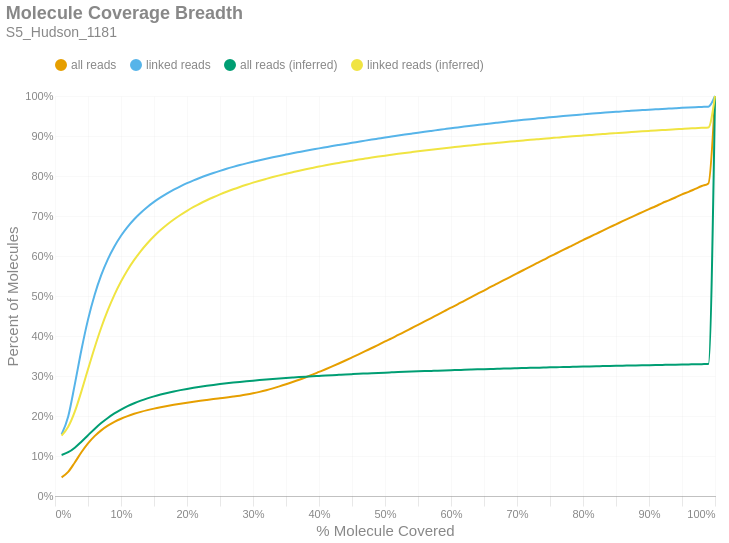

Here is the notebook cell this chart was saved with:
### Markdown cell above
### Molecule Read Coverage
This chart shows molecule coverage breadth as computed by the number of bases aligned to that molecule. In other words, "*how much of each unique long molecule is actually sequenced/aligned?*" Keep in mind there is a distinction between sequences and alignments, since some sequences belonging to a particular molecule may not align well and wouldn't appear in the alignment data. This chart also shows molecule coverage breadth as computed by the *inferred fragment* from which the aligned sequences originate. Unlike read coverage, this calculation takes into account the total insert size, including unsequenced gaps between the forward and reverse reads. Like the previous figures, these are cumulative percents.

### Code cell
if SKIPLR:
    print_html(f"Skipped")
else:
    binned_df = consolidated_hist(valids['coverage_bp'], mask, 0.01, True)
    binned_df_inf = consolidated_hist(valids['coverage_inserts'], mask, 0.01, True)
    binned_df = binned_df.with_columns(pl.lit(binned_df_inf['all reads (cumsum)']).alias('all reads (inferred)'))
    binned_df = binned_df.with_columns(pl.lit(binned_df_inf['linked reads (cumsum)']).alias('linked reads (inferred)'))
    binned_df = binned_df.with_columns(
        (pl.col('bin').cast(pl.Float64) + 0.01).alias('right_edge')
    )

    with SafeRender(binned_df):
        (
            density_plot(binned_df, 'Molecule Coverage Breadth', samplename, 'molcov', ['all reads (inferred)','linked reads (inferred)'])
            .encode(
                #x=alt.X('bin:Q', title="% Molecule Covered").axis(format = '%').scale(padding=0),
                x=alt.X('right_edge:Q', title="% Molecule Covered").axis(format='%').scale(padding=0),
                y=alt.Y('value:Q', title='Percent of Molecules')
                    .axis(format='%')
                    .stack(False)
                    .scale(domainMin=0, padding=0),
                color=alt.Color("key:N").scale(domain = ["all reads", "linked reads", "all reads (inferred)", "linked reads (inferred)"]),
                tooltip = [
                    alt.Tooltip("key:N", title = "Data Type"),
                    alt.Tooltip("range_label:N", title="% Molecule Covered"),
                    alt.Tooltip("value:Q", format = ".2%", title="% Molecules")
                ]
            )
        ).display()

### Figure 1 — Vega-Lite specification as saved in the notebook (floating-point values rounded to 4 significant figures)
{"width": "container", "height": 400, "config": {"title": {"anchor": "start", "dy": -15, "fontSize": 18, "color": "#888888", "subtitleColor": "#888888", "subtitleFontSize": 14}, "arc": {"fill": "#0072B2"}, "axis": {"domainColor": "#888888", "domainWidth": 0.5, "gridWidth": 0.2, "grid": false, "titleFontWeight": 400, "titleFontSize": 15, "labelFontSize": 11, "labelColor": "#888888", "tickColor": "#888888", "tickWidth": 0.2, "titleColor": "#888888"}, "axisBand": {"grid": false}, "axisX": {"grid": true, "tickSize": 10, "domainCap": "round"}, "axisY": {"domain": false, "grid": true, "tickSize": 0, "domainCap": "round"}, "background": "transparent", "header": {"labelFontSize": 15, "labelColor": "#888888", "titleFontSize": 15, "titleFontWeight": 600, "titleColor": "#888888"}, "legend": {"labelFont": "sans-serif", "labelFontSize": 12, "labelColor": "#888888", "symbolSize": 100, "symbolType": "circle", "titleFontSize": 12, "titlePadding": 10, "titleColor": "#888888", "title": null, "orient": "top"}, "range": {"category": ["#E69F00", "#56B4E9", "#009E73", "#F0E442", "#0072B2", "#D55E00", "#CC79A7", "#000000"], "diverging": ["#cfe8f3", "#a2d4ec", "#73bfe2", "#46abdb", "#1696d2", "#12719e"]}, "area": {"fill": "#0072B2", "fillOpacity": 0.7, "line": true, "strokeOpacity": 0.7}, "line": {"color": "#0072B2", "stroke": "#0072B2", "strokeWidth": 2}, "trail": {"color": "#0072B2", "stroke": "#0072B2", "strokeWidth": 0, "size": 1}, "point": {"filled": true, "fillOpacity": 1.0, "size": 95}, "text": {"color": "#888888", "fontSize": 11, "align": "right", "fontWeight": 400, "size": 11}, "bar": {"fill": "#0072B2", "stroke": null}, "view": {"stroke": null, "continuousWidth": 660, "continuousHeight": 400}}, "data": {"name": "data-e2b02056af3b9823d582c91003e33ebb"}, "mark": {"type": "line", "interpolate": "monotone", "point": {"opacity": 0, "size": 275}}, "encoding": {"color": {"field": "key", "scale": {"domain": ["all reads", "linked reads", "all reads (inferred)", "linked reads (inferred)"]}, "type": "nominal"}, "tooltip": [{"field": "key", "title": "Data Type", "type": "nominal"}, {"field": "range_label", "title": "% Molecule Covered", "type": "nominal"}, {"field": "value", "format": ".2%", "title": "% Molecules", "type": "quantitative"}], "x": {"axis": {"format": "%"}, "field": "right_edge", "scale": {"padding": 0}, "title": "% Molecule Covered", "type": "quantitative"}, "y": {"axis": {"format": "%"}, "field": "value", "scale": {"domainMin": 0, "padding": 0}, "stack": false, "title": "Percent of Molecules", "type": "quantitative"}}, "params": [{"name": "param_c36ac31b6afebe62", "select": {"type": "point", "fields": ["key"]}, "bind": "legend"}], "title": {"text": "Molecule Coverage Breadth", "subtitle": "S5_Hudson_1181"}, "transform": [{"fold": ["all reads (cumsum)", "linked reads (cumsum)", "all reads (inferred)", "linked reads (inferred)"]}, {"calculate": "replace(datum.key, ' (cumsum)', '')", "as": "key"}, {"filter": {"param": "param_c36ac31b6afebe62"}}], "usermeta": {"embedOptions": {"downloadFileName": "S5_Hudson_1181.molcov"}}, "$schema": "https://vega.github.io/schema/vega-lite/v6.1.0.json", "datasets": {"data-e2b02056af3b9823d582c91003e33ebb": [{"bin": "0.0", "interval": "0.0-0.01", "all reads": 0.04666, "linked reads": 0.1539, "all reads (cumsum)": 0.04666, "linked reads (cumsum)": 0.1539, "range_label": "0.0-0.01", "all reads (inferred)": 0.1025, "linked reads (inferred)": 0.1508, "right_edge": 0.01}, {"bin": "0.01", "interval": "0.01-0.02", "all reads": 0.01352, "linked reads": 0.04484, "all reads (cumsum)": 0.06018, "linked reads (cumsum)": 0.1988, "range_label": "0.01-0.02", "all reads (inferred)": 0.1094, "linked reads (inferred)": 0.1729, "right_edge": 0.02}, {"bin": "0.02", "interval": "0.02-0.03", "all reads": 0.02372, "linked reads": 0.08018, "all reads (cumsum)": 0.0839, "linked reads (cumsum)": 0.2789, "range_label": "0.02-0.03", "all reads (inferred)": 0.1208, "linked reads (inferred)": 0.2108, "right_edge": 0.03}, {"bin": "0.03", "interval": "0.03-0.04", "all reads": 0.02534, "linked reads": 0.0861, "all reads (cumsum)": 0.1092, "linked reads (cumsum)": 0.365, "range_label": "0.03-0.04", "all reads (inferred)": 0.1358, "linked reads (inferred)": 0.2616, "right_edge": 0.04}, {"bin": "0.04", "interval": "0.04-0.05", "all reads": 0.02228, "linked reads": 0.0759, "all reads (cumsum)": 0.1315, "linked reads (cumsum)": 0.4409, "range_label": "0.04-0.05", "all reads (inferred)": 0.152, "linked reads (inferred)": 0.3168, "right_edge": 0.05}, {"bin": "0.05", "interval": "0.05-0.06", "all reads": 0.0181, "linked reads": 0.06165, "all reads (cumsum)": 0.1496, "linked reads (cumsum)": 0.5026, "range_label": "0.05-0.06", "all reads (inferred)": 0.1678, "linked reads (inferred)": 0.3708, "right_edge": 0.06}, {"bin": "0.06", "interval": "0.06-0.07", "all reads": 0.01449, "linked reads": 0.04938, "all reads (cumsum)": 0.1641, "linked reads (cumsum)": 0.552, "range_label": "0.06-0.07", "all reads (inferred)": 0.1823, "linked reads (inferred)": 0.4206, "right_edge": 0.07}, {"bin": "0.07", "interval": "0.07-0.08", "all reads": 0.01166, "linked reads": 0.03964, "all reads (cumsum)": 0.1758, "linked reads (cumsum)": 0.5916, "range_label": "0.07-0.08", "all reads (inferred)": 0.1951, "linked reads (inferred)": 0.4644, "right_edge": 0.08}, {"bin": "0.08", "interval": "0.08-0.09", "all reads": 0.009468, "linked reads": 0.03209, "all reads (cumsum)": 0.1852, "linked reads (cumsum)": 0.6237, "range_label": "0.08-0.09", "all reads (inferred)": 0.2064, "linked reads (inferred)": 0.503, "right_edge": 0.09}, {"bin": "0.09", "interval": "0.09-0.1", "all reads": 0.007917, "linked reads": 0.02679, "all reads (cumsum)": 0.1932, "linked reads (cumsum)": 0.6505, "range_label": "0.09-0.1", "all reads (inferred)": 0.2161, "linked reads (inferred)": 0.5363, "right_edge": 0.1}, {"bin": "0.1", "interval": "0.1-0.11", "all reads": 0.006658, "linked reads": 0.02242, "all reads (cumsum)": 0.1998, "linked reads (cumsum)": 0.6729, "range_label": "0.1-0.11", "all reads (inferred)": 0.2245, "linked reads (inferred)": 0.5652, "right_edge": 0.11}, {"bin": "0.11", "interval": "0.11-0.12", "all reads": 0.005628, "linked reads": 0.01892, "all reads (cumsum)": 0.2054, "linked reads (cumsum)": 0.6918, "range_label": "0.11-0.12", "all reads (inferred)": 0.2318, "linked reads (inferred)": 0.5902, "right_edge": 0.12}, {"bin": "0.12", "interval": "0.12-0.13", "all reads": 0.00488, "linked reads": 0.01634, "all reads (cumsum)": 0.2103, "linked reads (cumsum)": 0.7082, "range_label": "0.12-0.13", "all reads (inferred)": 0.2383, "linked reads (inferred)": 0.6124, "right_edge": 0.13}, {"bin": "0.13", "interval": "0.13-0.14", "all reads": 0.004319, "linked reads": 0.01442, "all reads (cumsum)": 0.2146, "linked reads (cumsum)": 0.7226, "range_label": "0.13-0.14", "all reads (inferred)": 0.244, "linked reads (inferred)": 0.6319, "right_edge": 0.14}, {"bin": "0.14", "interval": "0.14-0.15", "all reads": 0.00384, "linked reads": 0.0127, "all reads (cumsum)": 0.2185, "linked reads (cumsum)": 0.7353, "range_label": "0.14-0.15", "all reads (inferred)": 0.2491, "linked reads (inferred)": 0.6493, "right_edge": 0.15}, {"bin": "0.15", "interval": "0.15-0.16", "all reads": 0.003412, "linked reads": 0.01118, "all reads (cumsum)": 0.2219, "linked reads (cumsum)": 0.7465, "range_label": "0.15-0.16", "all reads (inferred)": 0.2536, "linked reads (inferred)": 0.6648, "right_edge": 0.16}, {"bin": "0.16", "interval": "0.16-0.17", "all reads": 0.00314, "linked reads": 0.01018, "all reads (cumsum)": 0.225, "linked reads (cumsum)": 0.7567, "range_label": "0.16-0.17", "all reads (inferred)": 0.2577, "linked reads (inferred)": 0.6787, "right_edge": 0.17}, {"bin": "0.17", "interval": "0.17-0.18", "all reads": 0.00289, "linked reads": 0.009187, "all reads (cumsum)": 0.2279, "linked reads (cumsum)": 0.7658, "range_label": "0.17-0.18", "all reads (inferred)": 0.2613, "linked reads (inferred)": 0.6912, "right_edge": 0.18}, {"bin": "0.18", "interval": "0.18-0.19", "all reads": 0.002718, "linked reads": 0.008446, "all reads (cumsum)": 0.2306, "linked reads (cumsum)": 0.7743, "range_label": "0.18-0.19", "all reads (inferred)": 0.2647, "linked reads (inferred)": 0.7025, "right_edge": 0.19}, {"bin": "0.19", "interval": "0.19-0.2", "all reads": 0.002561, "linked reads": 0.007798, "all reads (cumsum)": 0.2332, "linked reads (cumsum)": 0.7821, "range_label": "0.19-0.2", "all reads (inferred)": 0.2677, "linked reads (inferred)": 0.7129, "right_edge": 0.2}, {"bin": "0.2", "interval": "0.2-0.21", "all reads": 0.002402, "linked reads": 0.00715, "all reads (cumsum)": 0.2356, "linked reads (cumsum)": 0.7892, "range_label": "0.2-0.21", "all reads (inferred)": 0.2705, "linked reads (inferred)": 0.7225, "right_edge": 0.21}, {"bin": "0.21", "interval": "0.21-0.22", "all reads": 0.002272, "linked reads": 0.006492, "all reads (cumsum)": 0.2379, "linked reads (cumsum)": 0.7957, "range_label": "0.21-0.22", "all reads (inferred)": 0.2731, "linked reads (inferred)": 0.7313, "right_edge": 0.22}, {"bin": "0.22", "interval": "0.22-0.23", "all reads": 0.0022, "linked reads": 0.006086, "all reads (cumsum)": 0.2401, "linked reads (cumsum)": 0.8018, "range_label": "0.22-0.23", "all reads (inferred)": 0.2755, "linked reads (inferred)": 0.7394, "right_edge": 0.23}, {"bin": "0.23", "interval": "0.23-0.24", "all reads": 0.00217, "linked reads": 0.005767, "all reads (cumsum)": 0.2422, "linked reads (cumsum)": 0.8076, "range_label": "0.23-0.24", "all reads (inferred)": 0.2777, "linked reads (inferred)": 0.7469, "right_edge": 0.24}, {"bin": "0.24", "interval": "0.24-0.25", "all reads": 0.002111, "linked reads": 0.005322, "all reads (cumsum)": 0.2444, "linked reads (cumsum)": 0.8129, "range_label": "0.24-0.25", "all reads (inferred)": 0.2798, "linked reads (inferred)": 0.754, "right_edge": 0.25}, {"bin": "0.25", "interval": "0.25-0.26", "all reads": 0.002104, "linked reads": 0.005092, "all reads (cumsum)": 0.2465, "linked reads (cumsum)": 0.818, "range_label": "0.25-0.26", "all reads (inferred)": 0.2817, "linked reads (inferred)": 0.7606, "right_edge": 0.26}, {"bin": "0.26", "interval": "0.26-0.27", "all reads": 0.002134, "linked reads": 0.00476, "all reads (cumsum)": 0.2486, "linked reads (cumsum)": 0.8228, "range_label": "0.26-0.27", "all reads (inferred)": 0.2835, "linked reads (inferred)": 0.7668, "right_edge": 0.27}, {"bin": "0.27", "interval": "0.27-0.28", "all reads": 0.002295, "linked reads": 0.00458, "all reads (cumsum)": 0.2509, "linked reads (cumsum)": 0.8273, "range_label": "0.27-0.28", "all reads (inferred)": 0.2853, "linked reads (inferred)": 0.7727, "right_edge": 0.28}, {"bin": "0.28", "interval": "0.28-0.29", "all reads": 0.002665, "linked reads": 0.004229, "all reads (cumsum)": 0.2536, "linked reads (cumsum)": 0.8316, "range_label": "0.28-0.29", "all reads (inferred)": 0.2869, "linked reads (inferred)": 0.7782, "right_edge": 0.29}, {"bin": "0.29", "interval": "0.29-0.3", "all reads": 0.003163, "linked reads": 0.00403, "all reads (cumsum)": 0.2567, "linked reads (cumsum)": 0.8356, "range_label": "0.29-0.3", "all reads (inferred)": 0.2884, "linked reads (inferred)": 0.7833, "right_edge": 0.3}, {"bin": "0.3", "interval": "0.3-0.31", "all reads": 0.003651, "linked reads": 0.003857, "all reads (cumsum)": 0.2604, "linked reads (cumsum)": 0.8394, "range_label": "0.3-0.31", "all reads (inferred)": 0.2898, "linked reads (inferred)": 0.7883, "right_edge": 0.31}, {"bin": "0.31", "interval": "0.31-0.32", "all reads": 0.004112, "linked reads": 0.003741, "all reads (cumsum)": 0.2645, "linked reads (cumsum)": 0.8432, "range_label": "0.31-0.32", "all reads (inferred)": 0.2912, "linked reads (inferred)": 0.7929, "right_edge": 0.32}, {"bin": "0.32", "interval": "0.32-0.33", "all reads": 0.004572, "linked reads": 0.003573, "all reads (cumsum)": 0.2691, "linked reads (cumsum)": 0.8468, "range_label": "0.32-0.33", "all reads (inferred)": 0.2925, "linked reads (inferred)": 0.7973, "right_edge": 0.33}, {"bin": "0.33", "interval": "0.33-0.34", "all reads": 0.00492, "linked reads": 0.003437, "all reads (cumsum)": 0.274, "linked reads (cumsum)": 0.8502, "range_label": "0.33-0.34", "all reads (inferred)": 0.2938, "linked reads (inferred)": 0.8016, "right_edge": 0.34}, {"bin": "0.34", "interval": "0.34-0.35", "all reads": 0.005281, "linked reads": 0.003334, "all reads (cumsum)": 0.2793, "linked reads (cumsum)": 0.8535, "range_label": "0.34-0.35", "all reads (inferred)": 0.295, "linked reads (inferred)": 0.8056, "right_edge": 0.35}, {"bin": "0.35", "interval": "0.35-0.36", "all reads": 0.005623, "linked reads": 0.003315, "all reads (cumsum)": 0.2849, "linked reads (cumsum)": 0.8568, "range_label": "0.35-0.36", "all reads (inferred)": 0.2961, "linked reads (inferred)": 0.8095, "right_edge": 0.36}, {"bin": "0.36", "interval": "0.36-0.37", "all reads": 0.005881, "linked reads": 0.003139, "all reads (cumsum)": 0.2908, "linked reads (cumsum)": 0.86, "range_label": "0.36-0.37", "all reads (inferred)": 0.2972, "linked reads (inferred)": 0.8133, "right_edge": 0.37}, {"bin": "0.37", "interval": "0.37-0.38", "all reads": 0.006223, "linked reads": 0.003109, "all reads (cumsum)": 0.297, "linked reads (cumsum)": 0.8631, "range_label": "0.37-0.38", "all reads (inferred)": 0.2983, "linked reads (inferred)": 0.8169, "right_edge": 0.38}, {"bin": "0.38", "interval": "0.38-0.39", "all reads": 0.006409, "linked reads": 0.00295, "all reads (cumsum)": 0.3034, "linked reads (cumsum)": 0.866, "range_label": "0.38-0.39", "all reads (inferred)": 0.2993, "linked reads (inferred)": 0.8203, "right_edge": 0.39}, {"bin": "0.39", "interval": "0.39-0.4", "all reads": 0.006765, "linked reads": 0.002992, "all reads (cumsum)": 0.3102, "linked reads (cumsum)": 0.869, "range_label": "0.39-0.4", "all reads (inferred)": 0.3003, "linked reads (inferred)": 0.8235, "right_edge": 0.4}, {"bin": "0.4", "interval": "0.4-0.41", "all reads": 0.006772, "linked reads": 0.002887, "all reads (cumsum)": 0.3169, "linked reads (cumsum)": 0.8719, "range_label": "0.4-0.41", "all reads (inferred)": 0.3012, "linked reads (inferred)": 0.8268, "right_edge": 0.41}, {"bin": "0.41", "interval": "0.41-0.42", "all reads": 0.007062, "linked reads": 0.002868, "all reads (cumsum)": 0.324, "linked reads (cumsum)": 0.8748, "range_label": "0.41-0.42", "all reads (inferred)": 0.3021, "linked reads (inferred)": 0.8298, "right_edge": 0.42}, {"bin": "0.42", "interval": "0.42-0.43", "all reads": 0.007281, "linked reads": 0.002762, "all reads (cumsum)": 0.3313, "linked reads (cumsum)": 0.8776, "range_label": "0.42-0.43", "all reads (inferred)": 0.303, "linked reads (inferred)": 0.8327, "right_edge": 0.43}, {"bin": "0.43", "interval": "0.43-0.44", "all reads": 0.00743, "linked reads": 0.002723, "all reads (cumsum)": 0.3387, "linked reads (cumsum)": 0.8803, "range_label": "0.43-0.44", "all reads (inferred)": 0.3038, "linked reads (inferred)": 0.8355, "right_edge": 0.44}, {"bin": "0.44", "interval": "0.44-0.45", "all reads": 0.00766, "linked reads": 0.002784, "all reads (cumsum)": 0.3464, "linked reads (cumsum)": 0.8831, "range_label": "0.44-0.45", "all reads (inferred)": 0.3047, "linked reads (inferred)": 0.8383, "right_edge": 0.45}, {"bin": "0.45", "interval": "0.45-0.46", "all reads": 0.007766, "linked reads": 0.002655, "all reads (cumsum)": 0.3541, "linked reads (cumsum)": 0.8857, "range_label": "0.45-0.46", "all reads (inferred)": 0.3055, "linked reads (inferred)": 0.841, "right_edge": 0.46}, {"bin": "0.46", "interval": "0.46-0.47", "all reads": 0.007844, "linked reads": 0.002695, "all reads (cumsum)": 0.362, "linked reads (cumsum)": 0.8884, "range_label": "0.46-0.47", "all reads (inferred)": 0.3062, "linked reads (inferred)": 0.8435, "right_edge": 0.47}, {"bin": "0.47", "interval": "0.47-0.48", "all reads": 0.008022, "linked reads": 0.002604, "all reads (cumsum)": 0.37, "linked reads (cumsum)": 0.891, "range_label": "0.47-0.48", "all reads (inferred)": 0.307, "linked reads (inferred)": 0.8461, "right_edge": 0.48}, {"bin": "0.48", "interval": "0.48-0.49", "all reads": 0.007718, "linked reads": 0.002551, "all reads (cumsum)": 0.3777, "linked reads (cumsum)": 0.8936, "range_label": "0.48-0.49", "all reads (inferred)": 0.3077, "linked reads (inferred)": 0.8485, "right_edge": 0.49}, {"bin": "0.49", "interval": "0.49-0.5", "all reads": 0.008734, "linked reads": 0.002558, "all reads (cumsum)": 0.3864, "linked reads (cumsum)": 0.8961, "range_label": "0.49-0.5", "all reads (inferred)": 0.3084, "linked reads (inferred)": 0.8509, "right_edge": 0.5}, {"bin": "0.5", "interval": "0.5-0.51", "all reads": 0.007587, "linked reads": 0.002435, "all reads (cumsum)": 0.394, "linked reads (cumsum)": 0.8986, "range_label": "0.5-0.51", "all reads (inferred)": 0.3091, "linked reads (inferred)": 0.8531, "right_edge": 0.51}, {"bin": "0.51", "interval": "0.51-0.52", "all reads": 0.008559, "linked reads": 0.002501, "all reads (cumsum)": 0.4026, "linked reads (cumsum)": 0.9011, "range_label": "0.51-0.52", "all reads (inferred)": 0.3097, "linked reads (inferred)": 0.8554, "right_edge": 0.52}, {"bin": "0.52", "interval": "0.52-0.53", "all reads": 0.008277, "linked reads": 0.002449, "all reads (cumsum)": 0.4109, "linked reads (cumsum)": 0.9035, "range_label": "0.52-0.53", "all reads (inferred)": 0.3104, "linked reads (inferred)": 0.8575, "right_edge": 0.53}, {"bin": "0.53", "interval": "0.53-0.54", "all reads": 0.008526, "linked reads": 0.002392, "all reads (cumsum)": 0.4194, "linked reads (cumsum)": 0.9059, "range_label": "0.53-0.54", "all reads (inferred)": 0.311, "linked reads (inferred)": 0.8596, "right_edge": 0.54}, {"bin": "0.54", "interval": "0.54-0.55", "all reads": 0.008361, "linked reads": 0.002369, "all reads (cumsum)": 0.4278, "linked reads (cumsum)": 0.9083, "range_label": "0.54-0.55", "all reads (inferred)": 0.3116, "linked reads (inferred)": 0.8617, "right_edge": 0.55}, {"bin": "0.55", "interval": "0.55-0.56", "all reads": 0.008646, "linked reads": 0.002305, "all reads (cumsum)": 0.4364, "linked reads (cumsum)": 0.9106, "range_label": "0.55-0.56", "all reads (inferred)": 0.3122, "linked reads (inferred)": 0.8637, "right_edge": 0.56}, {"bin": "0.56", "interval": "0.56-0.57", "all reads": 0.008558, "linked reads": 0.002215, "all reads (cumsum)": 0.445, "linked reads (cumsum)": 0.9128, "range_label": "0.56-0.57", "all reads (inferred)": 0.3128, "linked reads (inferred)": 0.8656, "right_edge": 0.57}, {"bin": "0.57", "interval": "0.57-0.58", "all reads": 0.008409, "linked reads": 0.002183, "all reads (cumsum)": 0.4534, "linked reads (cumsum)": 0.915, "range_label": "0.57-0.58", "all reads (inferred)": 0.3134, "linked reads (inferred)": 0.8676, "right_edge": 0.58}, {"bin": "0.58", "interval": "0.58-0.59", "all reads": 0.008622, "linked reads": 0.002195, "all reads (cumsum)": 0.462, "linked reads (cumsum)": 0.9172, "range_label": "0.58-0.59", "all reads (inferred)": 0.314, "linked reads (inferred)": 0.8695, "right_edge": 0.59}, {"bin": "0.59", "interval": "0.59-0.6", "all reads": 0.008766, "linked reads": 0.00219, "all reads (cumsum)": 0.4708, "linked reads (cumsum)": 0.9194, "range_label": "0.59-0.6", "all reads (inferred)": 0.3145, "linked reads (inferred)": 0.8713, "right_edge": 0.6}, {"bin": "0.6", "interval": "0.6-0.61", "all reads": 0.008397, "linked reads": 0.002012, "all reads (cumsum)": 0.4791, "linked reads (cumsum)": 0.9214, "range_label": "0.6-0.61", "all reads (inferred)": 0.315, "linked reads (inferred)": 0.873, "right_edge": 0.61}, {"bin": "0.61", "interval": "0.61-0.62", "all reads": 0.008811, "linked reads": 0.002095, "all reads (cumsum)": 0.488, "linked reads (cumsum)": 0.9235, "range_label": "0.61-0.62", "all reads (inferred)": 0.3156, "linked reads (inferred)": 0.8748, "right_edge": 0.62}, {"bin": "0.62", "interval": "0.62-0.63", "all reads": 0.008542, "linked reads": 0.002034, "all reads (cumsum)": 0.4965, "linked reads (cumsum)": 0.9255, "range_label": "0.62-0.63", "all reads (inferred)": 0.3161, "linked reads (inferred)": 0.8765, "right_edge": 0.63}, {"bin": "0.63", "interval": "0.63-0.64", "all reads": 0.008677, "linked reads": 0.002028, "all reads (cumsum)": 0.5052, "linked reads (cumsum)": 0.9275, "range_label": "0.63-0.64", "all reads (inferred)": 0.3166, "linked reads (inferred)": 0.8782, "right_edge": 0.64}, {"bin": "0.64", "interval": "0.64-0.65", "all reads": 0.008513, "linked reads": 0.002013, "all reads (cumsum)": 0.5137, "linked reads (cumsum)": 0.9295, "range_label": "0.64-0.65", "all reads (inferred)": 0.3171, "linked reads (inferred)": 0.8798, "right_edge": 0.65}, {"bin": "0.65", "interval": "0.65-0.66", "all reads": 0.008901, "linked reads": 0.001938, "all reads (cumsum)": 0.5226, "linked reads (cumsum)": 0.9315, "range_label": "0.65-0.66", "all reads (inferred)": 0.3176, "linked reads (inferred)": 0.8814, "right_edge": 0.66}, {"bin": "0.66", "interval": "0.66-0.67", "all reads": 0.00841, "linked reads": 0.001839, "all reads (cumsum)": 0.531, "linked reads (cumsum)": 0.9333, "range_label": "0.66-0.67", "all reads (inferred)": 0.318, "linked reads (inferred)": 0.883, "right_edge": 0.67}, {"bin": "0.67", "interval": "0.67-0.68", "all reads": 0.008619, "linked reads": 0.00181, "all reads (cumsum)": 0.5396, "linked reads (cumsum)": 0.9351, "range_label": "0.67-0.68", "all reads (inferred)": 0.3185, "linked reads (inferred)": 0.8846, "right_edge": 0.68}, {"bin": "0.68", "interval": "0.68-0.69", "all reads": 0.008398, "linked reads": 0.001772, "all reads (cumsum)": 0.548, "linked reads (cumsum)": 0.9369, "range_label": "0.68-0.69", "all reads (inferred)": 0.319, "linked reads (inferred)": 0.8861, "right_edge": 0.69}, {"bin": "0.69", "interval": "0.69-0.7", "all reads": 0.008676, "linked reads": 0.001762, "all reads (cumsum)": 0.5567, "linked reads (cumsum)": 0.9387, "range_label": "0.69-0.7", "all reads (inferred)": 0.3194, "linked reads (inferred)": 0.8876, "right_edge": 0.7}, {"bin": "0.7", "interval": "0.7-0.71", "all reads": 0.00832, "linked reads": 0.001711, "all reads (cumsum)": 0.565, "linked reads (cumsum)": 0.9404, "range_label": "0.7-0.71", "all reads (inferred)": 0.3199, "linked reads (inferred)": 0.889, "right_edge": 0.71}, {"bin": "0.71", "interval": "0.71-0.72", "all reads": 0.008372, "linked reads": 0.001656, "all reads (cumsum)": 0.5734, "linked reads (cumsum)": 0.942, "range_label": "0.71-0.72", "all reads (inferred)": 0.3203, "linked reads (inferred)": 0.8905, "right_edge": 0.72}, {"bin": "0.72", "interval": "0.72-0.73", "all reads": 0.008541, "linked reads": 0.001615, "all reads (cumsum)": 0.5819, "linked reads (cumsum)": 0.9436, "range_label": "0.72-0.73", "all reads (inferred)": 0.3207, "linked reads (inferred)": 0.8918, "right_edge": 0.73}, {"bin": "0.73", "interval": "0.73-0.74", "all reads": 0.008225, "linked reads": 0.001607, "all reads (cumsum)": 0.5902, "linked reads (cumsum)": 0.9452, "range_label": "0.73-0.74", "all reads (inferred)": 0.3211, "linked reads (inferred)": 0.8932, "right_edge": 0.74}, {"bin": "0.74", "interval": "0.74-0.75", "all reads": 0.008691, "linked reads": 0.001544, "all reads (cumsum)": 0.5988, "linked reads (cumsum)": 0.9468, "range_label": "0.74-0.75", "all reads (inferred)": 0.3216, "linked reads (inferred)": 0.8946, "right_edge": 0.75}, {"bin": "0.75", "interval": "0.75-0.76", "all reads": 0.008043, "linked reads": 0.001517, "all reads (cumsum)": 0.6069, "linked reads (cumsum)": 0.9483, "range_label": "0.75-0.76", "all reads (inferred)": 0.322, "linked reads (inferred)": 0.8959, "right_edge": 0.76}, {"bin": "0.76", "interval": "0.76-0.77", "all reads": 0.008217, "linked reads": 0.001474, "all reads (cumsum)": 0.6151, "linked reads (cumsum)": 0.9498, "range_label": "0.76-0.77", "all reads (inferred)": 0.3224, "linked reads (inferred)": 0.8973, "right_edge": 0.77}, {"bin": "0.77", "interval": "0.77-0.78", "all reads": 0.008121, "linked reads": 0.001435, "all reads (cumsum)": 0.6232, "linked reads (cumsum)": 0.9512, "range_label": "0.77-0.78", "all reads (inferred)": 0.3228, "linked reads (inferred)": 0.8986, "right_edge": 0.78}, {"bin": "0.78", "interval": "0.78-0.79", "all reads": 0.008116, "linked reads": 0.001395, "all reads (cumsum)": 0.6313, "linked reads (cumsum)": 0.9526, "range_label": "0.78-0.79", "all reads (inferred)": 0.3232, "linked reads (inferred)": 0.8999, "right_edge": 0.79}, {"bin": "0.79", "interval": "0.79-0.8", "all reads": 0.008492, "linked reads": 0.001456, "all reads (cumsum)": 0.6398, "linked reads (cumsum)": 0.9541, "range_label": "0.79-0.8", "all reads (inferred)": 0.3236, "linked reads (inferred)": 0.9011, "right_edge": 0.8}, {"bin": "0.8", "interval": "0.8-0.81", "all reads": 0.007704, "linked reads": 0.001298, "all reads (cumsum)": 0.6475, "linked reads (cumsum)": 0.9554, "range_label": "0.8-0.81", "all reads (inferred)": 0.324, "linked reads (inferred)": 0.9024, "right_edge": 0.81}, {"bin": "0.81", "interval": "0.81-0.82", "all reads": 0.00798, "linked reads": 0.001363, "all reads (cumsum)": 0.6555, "linked reads (cumsum)": 0.9567, "range_label": "0.81-0.82", "all reads (inferred)": 0.3243, "linked reads (inferred)": 0.9036, "right_edge": 0.82}, {"bin": "0.82", "interval": "0.82-0.83", "all reads": 0.008013, "linked reads": 0.001237, "all reads (cumsum)": 0.6635, "linked reads (cumsum)": 0.958, "range_label": "0.82-0.83", "all reads (inferred)": 0.3247, "linked reads (inferred)": 0.9048, "right_edge": 0.83}, {"bin": "0.83", "interval": "0.83-0.84", "all reads": 0.007901, "linked reads": 0.001258, "all reads (cumsum)": 0.6714, "linked reads (cumsum)": 0.9592, "range_label": "0.83-0.84", "all reads (inferred)": 0.3251, "linked reads (inferred)": 0.906, "right_edge": 0.84}, {"bin": "0.84", "interval": "0.84-0.85", "all reads": 0.007755, "linked reads": 0.00114, "all reads (cumsum)": 0.6792, "linked reads (cumsum)": 0.9604, "range_label": "0.84-0.85", "all reads (inferred)": 0.3254, "linked reads (inferred)": 0.9072, "right_edge": 0.85}, {"bin": "0.85", "interval": "0.85-0.86", "all reads": 0.007848, "linked reads": 0.001197, "all reads (cumsum)": 0.687, "linked reads (cumsum)": 0.9616, "range_label": "0.85-0.86", "all reads (inferred)": 0.3258, "linked reads (inferred)": 0.9084, "right_edge": 0.86}, {"bin": "0.86", "interval": "0.86-0.87", "all reads": 0.007585, "linked reads": 0.001087, "all reads (cumsum)": 0.6946, "linked reads (cumsum)": 0.9626, "range_label": "0.86-0.87", "all reads (inferred)": 0.3261, "linked reads (inferred)": 0.9095, "right_edge": 0.87}, {"bin": "0.87", "interval": "0.87-0.88", "all reads": 0.007659, "linked reads": 0.00108, "all reads (cumsum)": 0.7023, "linked reads (cumsum)": 0.9637, "range_label": "0.87-0.88", "all reads (inferred)": 0.3265, "linked reads (inferred)": 0.9106, "right_edge": 0.88}, {"bin": "0.88", "interval": "0.88-0.89", "all reads": 0.007474, "linked reads": 0.001023, "all reads (cumsum)": 0.7098, "linked reads (cumsum)": 0.9648, "range_label": "0.88-0.89", "all reads (inferred)": 0.3268, "linked reads (inferred)": 0.9117, "right_edge": 0.89}, {"bin": "0.89", "interval": "0.89-0.9", "all reads": 0.007618, "linked reads": 0.001038, "all reads (cumsum)": 0.7174, "linked reads (cumsum)": 0.9658, "range_label": "0.89-0.9", "all reads (inferred)": 0.3271, "linked reads (inferred)": 0.9127, "right_edge": 0.9}, {"bin": "0.9", "interval": "0.9-0.91", "all reads": 0.007035, "linked reads": 0.0009397, "all reads (cumsum)": 0.7244, "linked reads (cumsum)": 0.9667, "range_label": "0.9-0.91", "all reads (inferred)": 0.3275, "linked reads (inferred)": 0.9138, "right_edge": 0.91}, {"bin": "0.91", "interval": "0.91-0.92", "all reads": 0.007956, "linked reads": 0.0009917, "all reads (cumsum)": 0.7324, "linked reads (cumsum)": 0.9677, "range_label": "0.91-0.92", "all reads (inferred)": 0.3278, "linked reads (inferred)": 0.9147, "right_edge": 0.92}, {"bin": "0.92", "interval": "0.92-0.93", "all reads": 0.006645, "linked reads": 0.0008613, "all reads (cumsum)": 0.739, "linked reads (cumsum)": 0.9686, "range_label": "0.92-0.93", "all reads (inferred)": 0.3281, "linked reads (inferred)": 0.9157, "right_edge": 0.93}, {"bin": "0.93", "interval": "0.93-0.94", "all reads": 0.007269, "linked reads": 0.0008805, "all reads (cumsum)": 0.7463, "linked reads (cumsum)": 0.9695, "range_label": "0.93-0.94", "all reads (inferred)": 0.3284, "linked reads (inferred)": 0.9167, "right_edge": 0.94}, {"bin": "0.94", "interval": "0.94-0.95", "all reads": 0.007708, "linked reads": 0.0008545, "all reads (cumsum)": 0.754, "linked reads (cumsum)": 0.9703, "range_label": "0.94-0.95", "all reads (inferred)": 0.3287, "linked reads (inferred)": 0.9176, "right_edge": 0.95}, {"bin": "0.95", "interval": "0.95-0.96", "all reads": 0.006372, "linked reads": 0.0008127, "all reads (cumsum)": 0.7604, "linked reads (cumsum)": 0.9711, "range_label": "0.95-0.96", "all reads (inferred)": 0.329, "linked reads (inferred)": 0.9186, "right_edge": 0.96}, {"bin": "0.96", "interval": "0.96-0.97", "all reads": 0.007306, "linked reads": 0.000778, "all reads (cumsum)": 0.7677, "linked reads (cumsum)": 0.9719, "range_label": "0.96-0.97", "all reads (inferred)": 0.3293, "linked reads (inferred)": 0.9196, "right_edge": 0.97}, {"bin": "0.97", "interval": "0.97-0.98", "all reads": 0.00724, "linked reads": 0.0007299, "all reads (cumsum)": 0.7749, "linked reads (cumsum)": 0.9726, "range_label": "0.97-0.98", "all reads (inferred)": 0.3296, "linked reads (inferred)": 0.9205, "right_edge": 0.98}, {"bin": "0.98", "interval": "0.98-0.99", "all reads": 0.006564, "linked reads": 0.0007559, "all reads (cumsum)": 0.7815, "linked reads (cumsum)": 0.9734, "range_label": "0.98-0.99", "all reads (inferred)": 0.33, "linked reads (inferred)": 0.9215, "right_edge": 0.99}, {"bin": "0.99", "interval": "0.99-1.0", "all reads": 0.2185, "linked reads": 0.02661, "all reads (cumsum)": 1.0, "linked reads (cumsum)": 1.0, "range_label": "0.99-1.0", "all reads (inferred)": 1.0, "linked reads (inferred)": 1.0, "right_edge": 1.0}]}}
